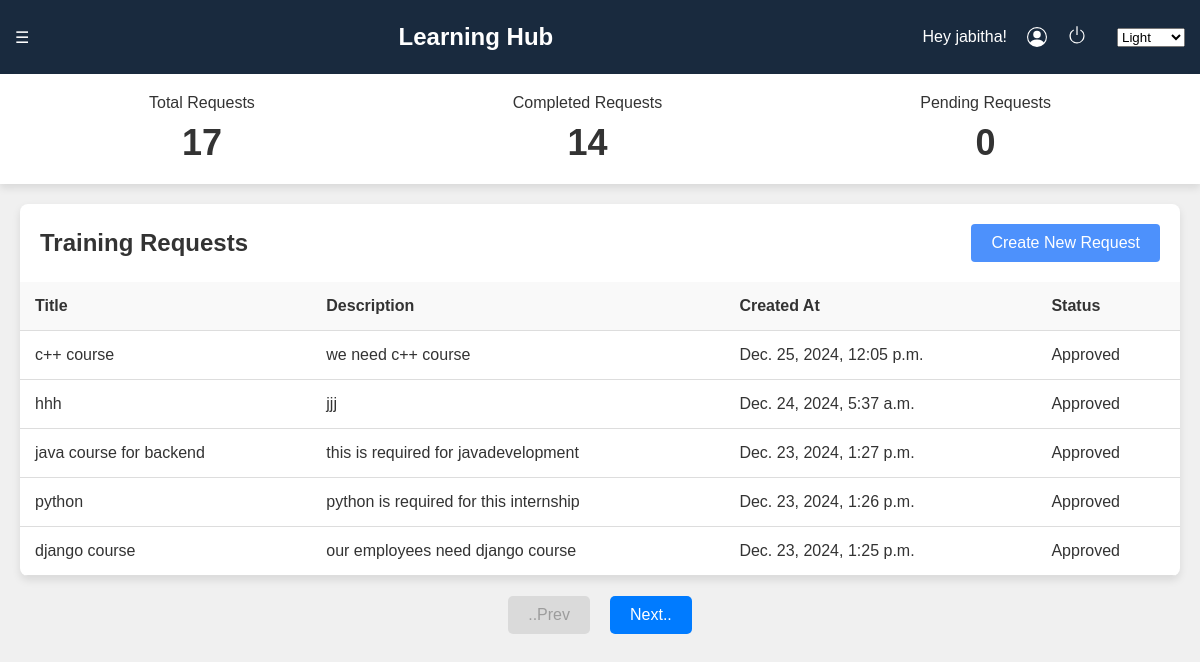
Page /dashboard/Manager/2 on the committed database.
### authentication/models.py (models this page shows, shortened)
class User(models.Model):
    name = models.CharField(max_length=100)
    email = models.EmailField(unique=True)
    password = models.CharField(max_length=255)
    role = models.ForeignKey(Role, on_delete=models.CASCADE)

### dashboards/models.py (models this page shows, shortened)
class TrainingRequest(models.Model):
    request_id = models.AutoField(primary_key=True)
    title = models.CharField(max_length=255)
    description = models.TextField(null=True, blank=True)
    status = models.CharField(
        max_length=10,
        choices=[('Pending', 'Pending'),
                 ('Approved', 'Approved'),
                 ('Rejected', 'Rejected')],
        default='Pending'
    )
    account_manager = models.ForeignKey(
        'authentication.User',
        on_delete=models.CASCADE,
        limit_choices_to={'role__role_name': 'Manager'}
    )
    course_duration = models.PositiveIntegerField(help_text="Duration in days")  # New field
    employee_count = models.PositiveIntegerField(help_text="Number of employees involved")  # New field
    created_at = models.DateTimeField(auto_now_add=True)

### dashboards/views.py (the view)
# urls.py: path('Manager/<int:user_id>', views.Manager_view, name='Manager'),
def Manager_view(request, user_id):
    manager = get_object_or_404(User, id=user_id)
    training_requests = TrainingRequest.objects.filter(account_manager=manager).order_by('-created_at')
    limit = int(request.GET.get('limit', 5))
    offset = int(request.GET.get('offset', 0))
    paginator = Paginator(training_requests, limit)
    page_number = offset // limit + 1
    page = paginator.get_page(page_number)
    context = {
        'name': manager.name,
        'total': training_requests.count(),
        'completed': training_requests.filter(status='Approved').count(),
        'pending': training_requests.filter(status='Pending').count(),
        'data': page,
    }
    if request.method == 'POST':
        form = TrainingRequestForm(request.POST)
        if form.is_valid():
            instance = form.save(commit=False)
            instance.account_manager = manager  # Set the account manager
            instance.save()  # Save the instance to the database
            return redirect("Manager", user_id=user_id)
        else:
            print(form.errors)  # Print errors for debugging
    else:
        form = TrainingRequestForm()
    context['form'] = form
    return render(request, 'dashboards/Manager.html', context)

### dashboards/forms.py
class TrainingRequestForm(forms.ModelForm):
    class Meta:
        model = TrainingRequest
        fields = ['title', 'description', 'course_duration', 'employee_count']
        widgets = {
            'description': forms.Textarea(attrs={'rows': 4}),
            'status': forms.Select(),
        }

### dashboards/templates/dashboards/Manager.html (shortened to what this page needs)
<!DOCTYPE html>
<html lang="en">
    <head>
</head>
<body class="light">
  <div class="navbar">
    <div class="navbar-left">
        <div class="menu-icon">&#9776;</div>
    </div>
      <div class="title">Learning Hub</div>
      <div class="user-info">
          <span>Hey {{name}}!</span>
          <span class="d-inline-block" tabindex="0" data-bs-toggle="logout" title="logout">
            <a href='home.html' class="logout">
            <svg xmlns="http://www.w3.org/2000/svg" width="20" height="20" fill="currentColor" class="bi bi-power" viewBox="0 0 16 16">
              <path d="M7.5 1v7h1V1z"/>
              <path d="M3 8.812a5 5 0 0 1 2.578-4.375l-.485-.874A6 6 0 1 0 11 3.616l-.501.865A5 5 0 1 1 3 8.812"/>
            </svg>
          </a>
          </span>
          <select id="theme-switcher" class="theme-switcher">
              <option value="light">Light</option>
          </select>
      </div>
  </div>
  <div class="summary fade-in" style="opacity: 1;">
      <div>
          <div>Total Requests</div>
          <div id="totalRequests" class="count">{{total}}</div>
      </div>
      <div>
          <div>Completed Requests</div>
          <div id="completedRequests" class="count">{{completed}}</div>
      </div>
      <div>
          <div>Pending Requests</div>
          <div id="pendingRequests" class="count">{{pending}}</div>
      </div>
  </div>
  <div class="container fade-in" style="opacity: 1;">
      <div class="header">
          <h2>Training Requests</h2>
          <button onclick="openForm()">Create New Request</button>
      </div>
      <table class="table">
        <thead>
            <tr>
                <th>Title</th>
                <th>Description</th>
                <th>Created At</th>
                <th>Status</th>
            </tr>
        </thead>
        <tbody id="requestTableBody">
            {% for item in data %}
            <tr>
                <td>{{ item.title }}</td>
                <td>{{ item.description }}</td>
                <td>{{ item.created_at }}</td>
                <td>{{ item.status }}</td>
            </tr>
            {% empty %}
            <tr>
                <td colspan="4">No data available</td>
            </tr>
            {% endfor %}
        </tbody>
    </table>
  </div>
<div id="pagination">
    <button id="prevButton" value="0" disabled>..Prev</button>
    <button id="nextButton" value="5" disabled>Next..</button>
</div>
</body>
</html>

### dashboards/templates/dashboards/Manager.html (style rules this page uses)
body { font-family: 'Arial', sans-serif; margin: 0; padding: 0; transition: background-color 0.3s, color 0.3s; }
body.light { background-color: #f0f0f0; color: #333; }
.navbar { padding: 15px; display: flex; justify-content: space-between; align-items: center; transition: background-color 0.3s; }
.navbar-left { display: flex; align-items: center; }
.light .navbar { background-color: #192a3e; color: white; }
.navbar .title { font-size: 24px; font-weight: bold; }
.navbar .user-info { display: flex; align-items: center; }
.navbar .user-info span { margin-right: 10px; }
.theme-switcher { margin-left: 10px; }
.logout { color:white; }
.bi { padding:10px; }
.summary { display: flex; justify-content: space-around; padding: 20px; transition: background-color 0.3s, box-shadow 0.3s; }
.light .summary { background-color: #ffffff; box-shadow: 0 4px 8px rgba(0, 0, 0, 0.1); }
.summary div { text-align: center; font-size: 16px; }
.summary div .count { font-size: 36px; font-weight: bold; margin-top: 10px; }
.container { margin: 20px; border-radius: 8px; overflow: hidden; transition: background-color 0.3s, box-shadow 0.3s; }
.light .container { background-color: #ffffff; box-shadow: 0 4px 8px rgba(0, 0, 0, 0.1); }
.container .header { padding: 20px; display: flex; justify-content: space-between; align-items: center; }
.container .header h2 { margin: 0; font-size: 24px; }
.container .header button { padding: 10px 20px; background-color: #4d91fc; border: none; color: white; font-size: 16px; cursor: pointer; border-radius: 4px; transition: background-color 0.3s; }
.table { width: 100%; border-collapse: collapse; }
.table th, .table td { padding: 15px; text-align: left; border-bottom: 1px solid #ddd; }
.light .table th { background-color: #f9f9f9; }
.fade-in { animation: fadeIn 0.5s ease-in; }
#pagination { display: flex; justify-content: center; margin: 20px 0; }
#pagination button { background-color: #007bff; color: white; border: none; border-radius: 5px; padding: 10px 20px; font-size: 16px; cursor: pointer; margin: 0 10px; transition: background-color 0.3s ease, opacity 0.3s ease; }
#pagination button:disabled { background-color: #cccccc; color: #666666; cursor: not-allowed; opacity: 0.6; }

### rows in the picture
User: name "jabitha"
TrainingRequest: title "c++ course", description "we need c++ course", created_at "Dec. 25, 2024, 12:05 p.m.", status "Approved"
TrainingRequest: title "hhh", description "jjj", created_at "Dec. 24, 2024, 5:37 a.m.", status "Approved"
TrainingRequest: title "java course for backend", description "this is required for javadevelopment", created_at "Dec. 23, 2024, 1:27 p.m.", status "Approved"
TrainingRequest: title "python", description "python is required for this internship", created_at "Dec. 23, 2024, 1:26 p.m.", status "Approved"
TrainingRequest: title "django course", description "our employees need django course", created_at "Dec. 23, 2024, 1:25 p.m.", status "Approved"

### other values in the picture
{{ total }} "17"
{{ completed }} "14"
{{ pending }} "0"
